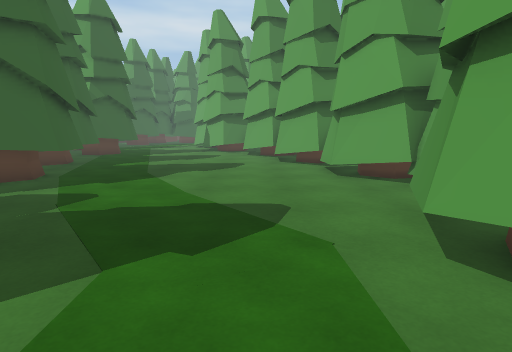
[1] (above)

24 first-person views from a walk through a 3-D level made in the Unity game engine. The camera is 1.4 m above the floor, tilts 8° down and sees 75° across. The floor is counted in squares, 1 m on a side. Each view is taken from the middle of a square. On the plan, view 1 faces up. The plan holds only what a view shows up to about 15 squares ahead; the rest is blank. The place goes on beyond the plan. The player is left out. Some surface patterns are stand-ins.

[2]
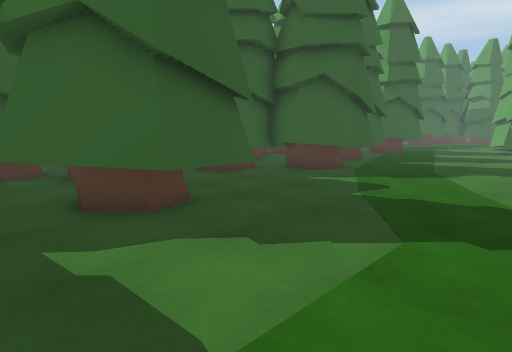

[3]
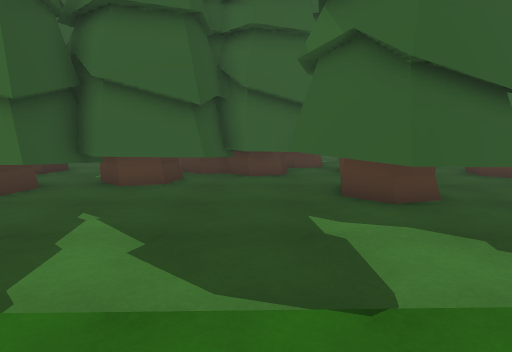

[4]
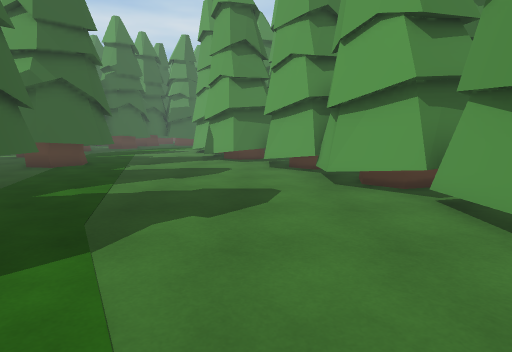

[5]
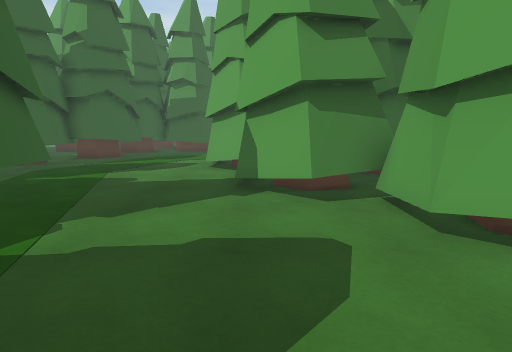

[6]
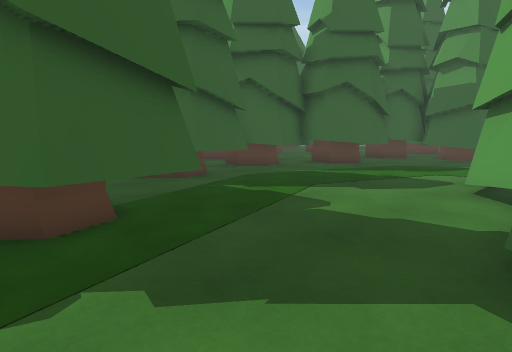

[7]
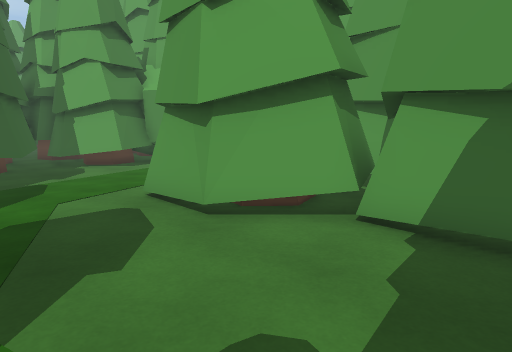

[8]
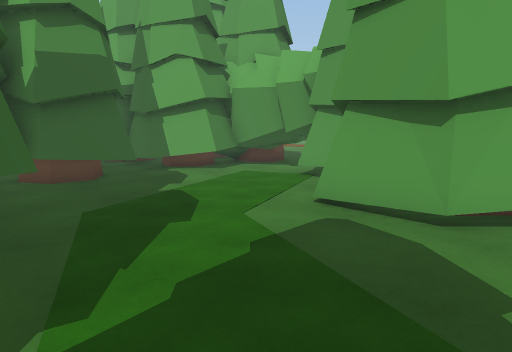

[9]
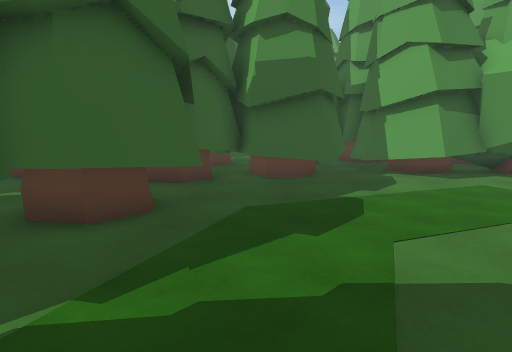

[10]
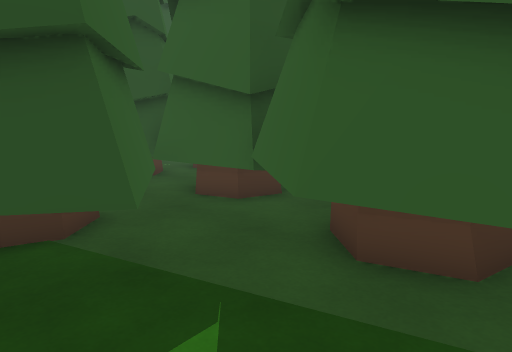

[11]
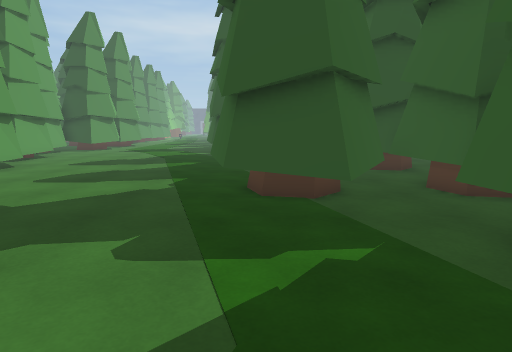

[12]
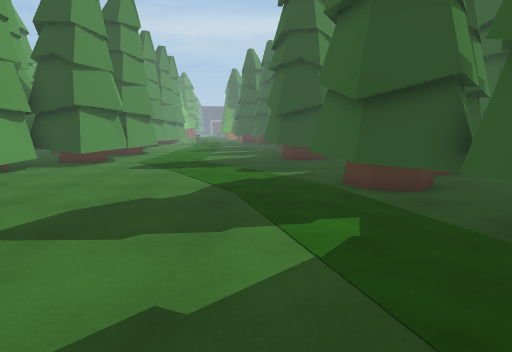

[13]
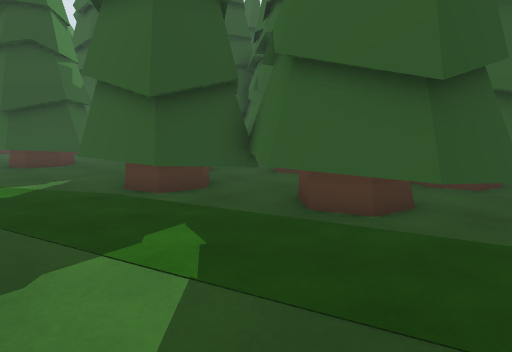

[14]
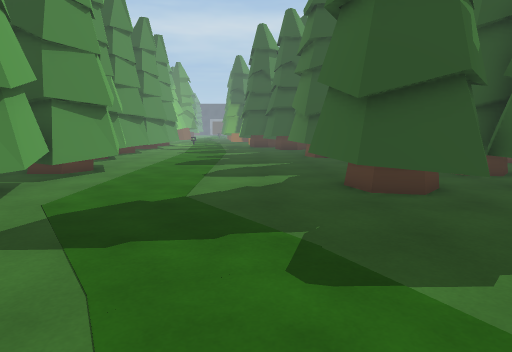

[15]
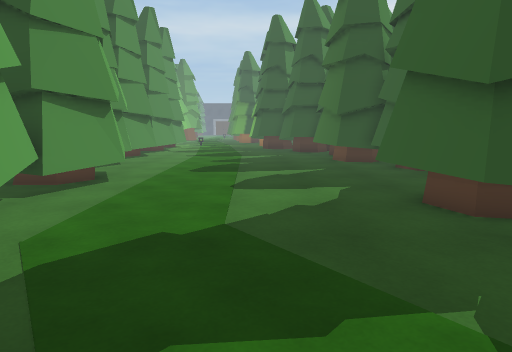

[16]
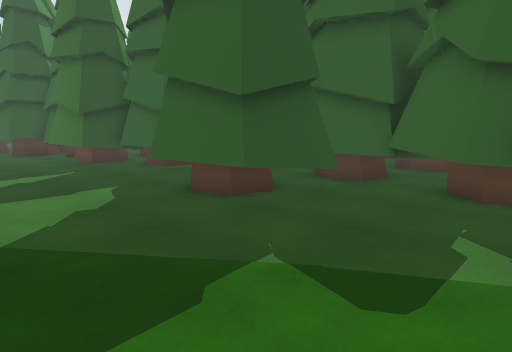

[17]
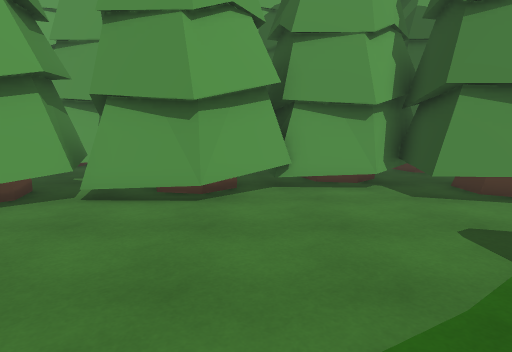

[18]
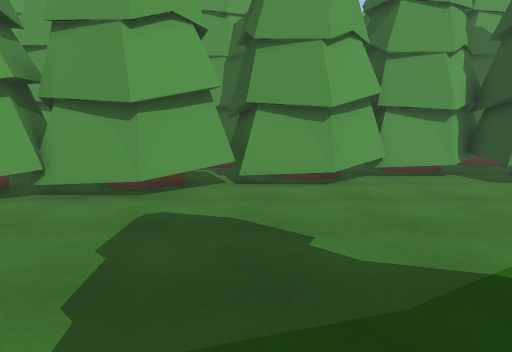

[19]
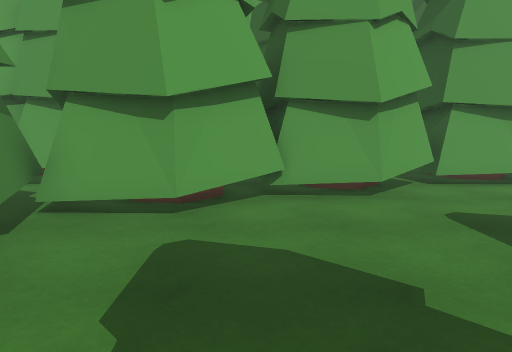

[20]
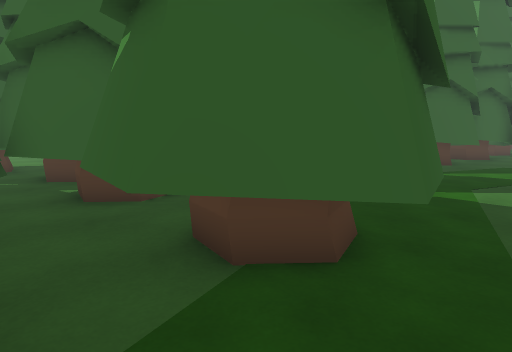

[21]
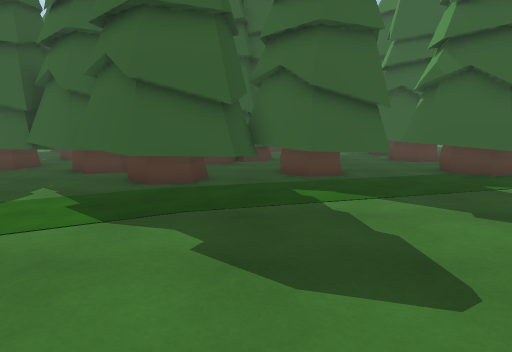

[22]
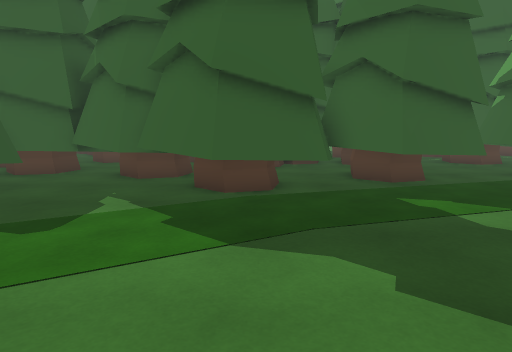

[23]
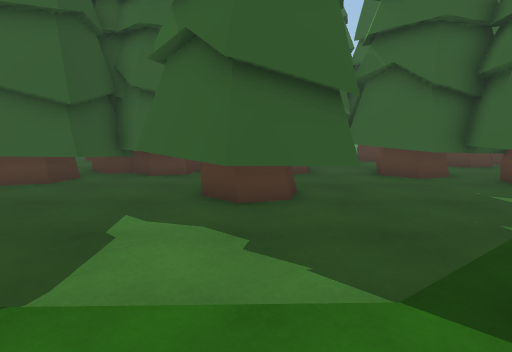

[24]
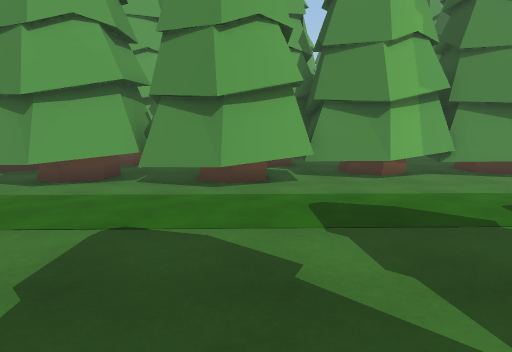

### Floor plan
Key: @ floor where view 1 was taken; . floor; T pine tree; O other object.
Columns run from 14 left of view 1 to 6 right of it. Each row starts with its distance up from view 1.
 36     OOT TTTTTTT
 35      TTTTT.TTTTTT
 34    TTTTTT..T.TTTT
 33     TT.......TT
 32     TT.......TT
 31     TT......TT
 30    TTT......TT
 29   TTT.....T
 28   TT.....TT
 27  TTT.....TT   T
 26  TT.......TTT T
 25    T......TTTTTT
 24   TT.......TT  TTTT
 23   TTT......T   T TT
 22   TTTT.....TTTT.TT
 21  TT.TTTT...TTTTT
 20 TTTTTTTT....TTT
 19  TTTT TT.....TT   T
 18 TTT TTTT......TTT T
 17 TTT.TTT.......TTT TT
 16  TTT TT........TT  TT
 15  TTT TTT.......TT   T
 14       TT.......TTTTTT
 13  TT  TTT........TTTTT
 12  TTTTTTT......... T T
 11  TTT TTTT.......TTT
 10    TTTTTT.......TTTT
  9   T TTTTT........TTTT
  8  TTTTTTTT......... TT
  7 TTTT TTT..........TT
  6 TT. TTT...........TT
  5 TTT TT..........TTTTT
  4  T TTT.TTT......TTT T
  3 TT  TTTTTT......TT  T
  2     TTTTTTT.....TTTTT
  1      T TTT.......T
  0      TTTTT....@.TTT
 -1       T.........TT
 -2     TTTT........TT  T
 -3     TTTT........TTT T
 -4 O     TT..........TTT
 -5 O     TTT........TTT
 -6       TTTT.......TT
 -7    TT TTTT........TT

Positions as (right, up) in squares from view 1, and headings:
1: (0, 0), facing up
2: (0, -1), facing up-left
3: (1, -1), facing left
4: (-1, 6), facing up
5: (-3, 14), facing up
6: (-3, 18), facing up-left
7: (-8, 22), facing up-right
8: (-10, 25), facing up-right
9: (-8, 25), facing up
10: (-8, 25), facing down-left
11: (-8, 27), facing down
12: (-4, 18), facing down
13: (-3, 17), facing down-left
14: (-3, 10), facing down
15: (-2, 8), facing down
16: (-1, 8), facing down-left
17: (-4, 9), facing right
18: (-6, 12), facing right
19: (-6, 17), facing right
20: (-6, 16), facing up-left
21: (2, 12), facing left
22: (1, 10), facing left
23: (1, 2), facing left
24: (-6, -2), facing right
